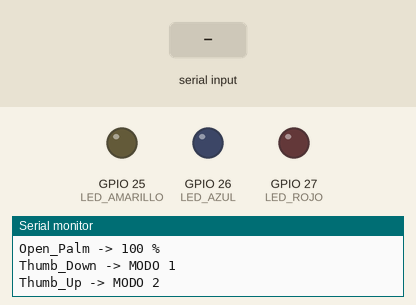
This sketch was run on a simulated ESP32. Shown: output pins drawn as LEDs (lit = HIGH), the last lines printed to the serial monitor. Dashed ring = blinking. Inputs (shaded band) come from the test bench.

Above: at 1.2 s.
1.3 s: "Thumb_Down\n" received over Serial
At 4.1 s:
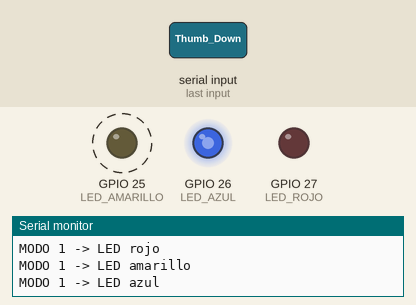
4.3 s: "Thumb_Up\n" received over Serial
At 5.05 s:
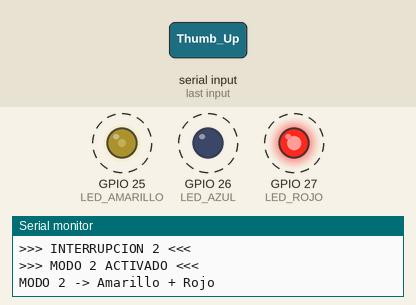
7.3 s: "Closed_Fist\n" received over Serial
At 7.9 s:
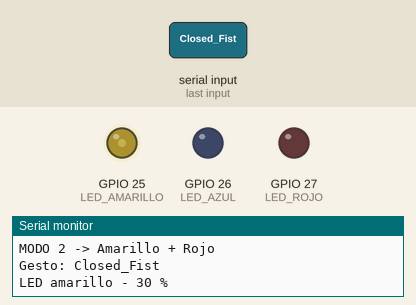
Timing chart, 0 to 10.3 s (numbered marks = the images above; inputs shaded):
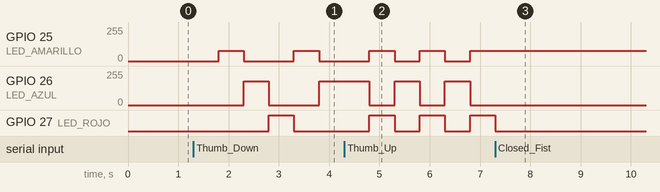

The sketch:

control_iluminacion_ESP32.ino
```cpp
/*
  ACTIVIDAD 4 DE MICROS
  Control de iluminacion con MediaPipe + ESP32
*/

const int LED_AMARILLO = 25;
const int LED_AZUL = 26;
const int LED_ROJO = 27;

// Variables para controlar los modos
int modo = 0;
int paso = 0;

unsigned long tiempoAnterior = 0;

const unsigned long intervalo = 500;


// --------------------------------------------------
// Apagar todos los LEDs
// --------------------------------------------------

void apagarLEDs() {

  analogWrite(LED_AMARILLO, 0);
  analogWrite(LED_AZUL, 0);
  analogWrite(LED_ROJO, 0);
}


// --------------------------------------------------
// Control de iluminacion normal
// --------------------------------------------------

void controlarLuz(String gesto) {

  // Al recibir un gesto normal salimos de cualquier modo
  modo = 0;

  apagarLEDs();

  if (gesto == "Closed_Fist") {

    analogWrite(LED_AMARILLO, 76);

    Serial.println("Gesto: Closed_Fist");
    Serial.println("LED amarillo - 30 %");

  }

  else if (gesto == "Victory") {

    analogWrite(LED_AZUL, 179);

    Serial.println("Gesto: Victory");
    Serial.println("LED azul - 70 %");

  }

  else if (gesto == "Open_Palm") {

    analogWrite(LED_ROJO, 255);

    Serial.println("Gesto: Open_Palm");
    Serial.println("LED rojo - 100 %");

  }

  else {

    Serial.println("Gesto no reconocido");

  }
}


// --------------------------------------------------
// MODO 1
// Thumb_Down
// --------------------------------------------------

void ejecutarModo1() {

  if (millis() - tiempoAnterior >= intervalo) {

    tiempoAnterior = millis();

    apagarLEDs();

    if (paso == 0) {

      analogWrite(LED_AMARILLO, 76);

      Serial.println("MODO 1 -> LED amarillo");

    }

    else if (paso == 1) {

      analogWrite(LED_AZUL, 179);

      Serial.println("MODO 1 -> LED azul");

    }

    else if (paso == 2) {

      analogWrite(LED_ROJO, 255);

      Serial.println("MODO 1 -> LED rojo");

    }

    paso++;

    if (paso > 2) {
      paso = 0;
    }
  }
}


// --------------------------------------------------
// MODO 2
// Thumb_Up
// --------------------------------------------------

void ejecutarModo2() {

  if (millis() - tiempoAnterior >= intervalo) {

    tiempoAnterior = millis();

    apagarLEDs();

    if (paso == 0) {

      analogWrite(LED_AMARILLO, 76);
      analogWrite(LED_ROJO, 255);

      Serial.println("MODO 2 -> Amarillo + Rojo");

    }

    else if (paso == 1) {

      analogWrite(LED_AZUL, 179);

      Serial.println("MODO 2 -> Azul");

    }

    paso++;

    if (paso > 1) {
      paso = 0;
    }
  }
}


// --------------------------------------------------
// Configuracion
// --------------------------------------------------

void setup() {

  Serial.begin(115200);

  pinMode(LED_AMARILLO, OUTPUT);
  pinMode(LED_AZUL, OUTPUT);
  pinMode(LED_ROJO, OUTPUT);

  apagarLEDs();

  Serial.println("--------------------------------");
  Serial.println("SISTEMA DE ILUMINACION");
  Serial.println("--------------------------------");

  Serial.println("Closed_Fist -> 30 %");
  Serial.println("Victory -> 70 %");
  Serial.println("Open_Palm -> 100 %");

  Serial.println("Thumb_Down -> MODO 1");
  Serial.println("Thumb_Up -> MODO 2");
}


// --------------------------------------------------
// Programa principal
// --------------------------------------------------

void loop() {

  // Revisar si llego un comando
  if (Serial.available() > 0) {

    String gesto = Serial.readStringUntil('\n');

    gesto.trim();


    // ----------------------------------------------
    // Interrupcion 1
    // ----------------------------------------------

    if (gesto == "Thumb_Down") {

      modo = 1;
      paso = 0;
      tiempoAnterior = millis();

      Serial.println(">>> INTERRUPCION 1 <<<");
      Serial.println(">>> MODO 1 ACTIVADO <<<");

    }


    // ----------------------------------------------
    // Interrupcion 2
    // ----------------------------------------------

    else if (gesto == "Thumb_Up") {

      modo = 2;
      paso = 0;
      tiempoAnterior = millis();

      Serial.println(">>> INTERRUPCION 2 <<<");
      Serial.println(">>> MODO 2 ACTIVADO <<<");

    }


    // ----------------------------------------------
    // Gestos de iluminacion
    // ----------------------------------------------

    else {

      controlarLuz(gesto);

    }
  }


  // Ejecutar el modo correspondiente

  if (modo == 1) {

    ejecutarModo1();

  }

  else if (modo == 2) {

    ejecutarModo2();

  }
}
```

Measured:
- after the input at 1.3 s, GPIO 25 (LED_AMARILLO): alternates 76/255 for 0.50 s and 0/255 for 1.0 s, starting after 0.50 s; GPIO 26 (LED_AZUL): 0/255 → 179/255 after 1.0 s, → 0/255 0.50 s later, → 179/255 1.0 s later; GPIO 27 (LED_ROJO): LOW → HIGH after 1.5 s, → LOW 0.50 s later
- after the input at 4.3 s, GPIO 25 (LED_AMARILLO): 0/255 → 76/255 after 1.5 s, → 0/255 0.50 s later, → 76/255 0.50 s later; GPIO 26 (LED_AZUL): alternates 179/255 for 0.50 s and 0/255 for 0.50 s, starting after 0.50 s; GPIO 27 (LED_ROJO): alternates HIGH for 0.50 s and LOW for 0.50 s, starting after 0.50 s
- after the input at 7.3 s, GPIO 25 (LED_AMARILLO): stops changing and stays 76/255; GPIO 26 (LED_AZUL): stops changing and stays 0/255; GPIO 27 (LED_ROJO): goes on until 7.3 s, then stays LOW
